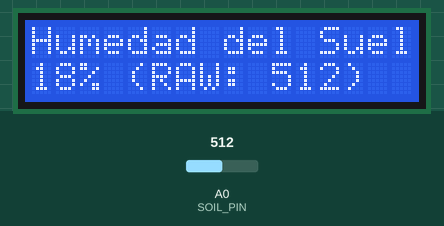
This sketch was run on a simulated Arduino Uno, built with avr-gcc and run on an emulated ATmega328P. Parts: 16×2 character LCD. The inputs (shaded band) are chosen by the test bench; at power-on: A0 (SOIL_PIN) = 512. What the sketch prints to the serial monitor is not drawn.

Above: at 3.7 s.
3.8 s: A0 (SOIL_PIN) set to 536
At 5.0 s:
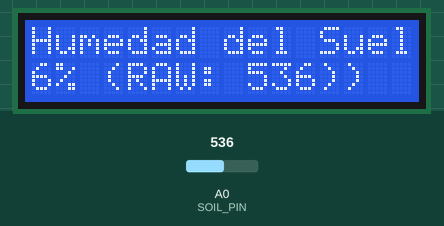
5.6 s: A0 (SOIL_PIN) set to 511
At 7.4 s:
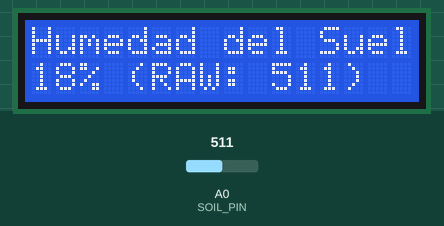
7.7 s: A0 (SOIL_PIN) set to 306
At 9.0 s:
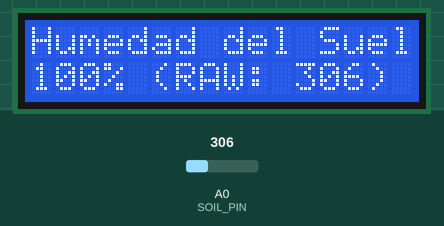
Timing chart, 0 to 10.7 s (numbered marks = the images above; inputs shaded):
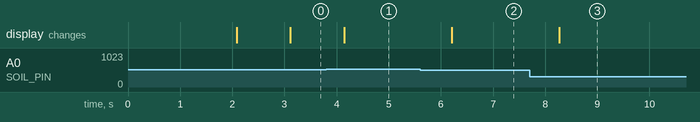

Measured:
- the behaviour switches between 528 and 529 on A0 (SOIL_PIN) (found by bisection; images 0 and 1)
- after the input at 3.8 s, the display: changes after 0.34 s (image 1)
- after the input at 5.6 s, the display: changes after 0.61 s (image 2)
- after the input at 7.7 s, the display: changes after 0.57 s (image 3)

The sketch:

moistureSensor.ino
```cpp
// 1. LIBRERÍAS
#include <Wire.h>              // Librería para comunicación I2C
#include <LiquidCrystal_I2C.h> // Librería para la pantalla LCD I2C

// 2. DEFINICIONES DE PINES Y PARÁMETROS

// Sensor de Suelo Capacitivo
#define SOIL_PIN A0   // Pin Analógico A0

// Parámetros de Calibración del Suelo (¡AJUSTA ESTOS VALORES!)
// Estos valores definen el rango de 0% (seco) a 100% (mojado) para tu sensor.
// DEBES calibrarlos para tu unidad específica.
const int AIR_VALUE = 548;   // Valor RAW de la lectura cuando el sensor está en el aire (SECO = 0%)
const int WATER_VALUE = 350; // Valor RAW de la lectura cuando el sensor está sumergido en agua (MOJADO = 100%)

// 3. INICIALIZACIÓN DE OBJETOS
LiquidCrystal_I2C lcd(0x27, 16, 2); // 0x27 es la dirección I2C común (puede ser 0x3F)


void setup() {
  Serial.begin(9600);
  Serial.println("Iniciando Sensor de Humedad de Suelo...");

  // Inicia el bus I2C (usa pines A4 y A5 por defecto)
  Wire.begin();

  // Inicializa el LCD
  lcd.init();
  lcd.backlight();
  lcd.print("Humedad Suelo Init");

  delay(2000);
  lcd.clear();
}

void loop() {
  // Espera 1 segundo entre lecturas
  delay(1000);

  // ==================================================
  // 1. LECTURA DEL SENSOR DE SUELO CAPACITIVO
  // ==================================================

  // Lectura analógica del pin A0 (0 a 1023)
  int soil_raw_value = analogRead(SOIL_PIN);

  // Mapear el valor RAW a un porcentaje de humedad (0% = Seco, 100% = Mojado)
  // map(valor, de_min, de_max, a_min, a_max)
  int soil_percent = map(soil_raw_value, AIR_VALUE, WATER_VALUE, 0, 100);

  // Asegurar que el valor esté entre 0 y 100
  if (soil_percent < 0) soil_percent = 0;
  if (soil_percent > 100) soil_percent = 100;

  // ==================================================
  // 2. MOSTRAR DATOS EN EL LCD Y MONITOR SERIE
  // ==================================================

  // Fila 0: Etiqueta
  lcd.setCursor(0, 0);
  lcd.print("Humedad del Suelo");

  // Fila 1: Porcentaje y Valor RAW
  lcd.setCursor(0, 1);
  lcd.print(soil_percent);
  lcd.print("% (RAW: ");
  lcd.print(soil_raw_value);
  lcd.print(")");

  // Monitor Serie para depuración
  Serial.print("RAW: ");
  Serial.print(soil_raw_value);
  Serial.print(" | Humedad: ");
  Serial.print(soil_percent);
  Serial.println("%");
}
```
